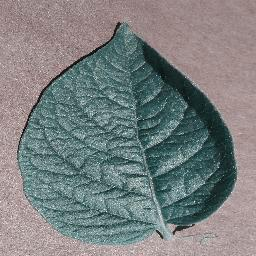
#> input picture Try_images/potato (1).JPG, 256 x 256 px, given in place of the camera
$ python imgProcessing.py
#> lines starting #> are read from the running program, lines starting #| are printed output that depends on the picture
import cv2
import numpy as np
import matplotlib.pyplot as plt

# Open a typical 24 bit color image. For this kind of image there are
# 8 bits (0 to 255) per color channel
cap = cv2.VideoCapture(0)
while cap.isOpened():
    success, image = cap.read()
#> image is the input picture: shape (256, 256, 3); mean B, G, R 127.7, 127.4, 122.2

    s = 128
    image=cv2.cvtColor(image, cv2.COLOR_BGR2RGB)
    img = cv2.resize(image, (s,s), 0, 0, cv2.INTER_AREA)
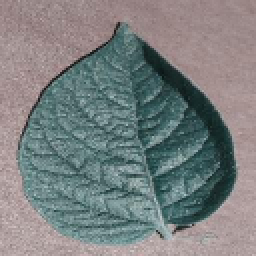
#> img: shape (128, 128, 3) (shown 2 times larger); mean R, G, B 122.3, 127.5, 127.8

    def apply_brightness_contrast(input_img, brightness = 0, contrast = 0):

        if brightness != 0:
            if brightness > 0:
                shadow = brightness
                highlight = 255
            else:
                shadow = 0
                highlight = 255 + brightness
            alpha_b = (highlight - shadow)/255
            gamma_b = shadow

            buf = cv2.addWeighted(input_img, alpha_b, input_img, 0, gamma_b)
        else:
            buf = input_img.copy()

        if contrast != 0:
            f = 131*(contrast + 127)/(127*(131-contrast))
            alpha_c = f
            gamma_c = 127*(1-f)

            buf = cv2.addWeighted(buf, alpha_c, buf, 0, gamma_c)

        return buf


    font = cv2.FONT_HERSHEY_SIMPLEX
    fcolor = (0,0,0)

    blist = [0, -127, 127,   0,  0, 64] # list of brightness values
    clist = [0,    0,   0, -64, 64, 64] # list of contrast values


    out = np.zeros((s*2, s*3, 3), dtype = np.uint8)

    for i, b in enumerate(blist):
        c = clist[i]

        row = s*int(i/3)
        col = s*(i%3)


        out[row:row+s, col:col+s] = apply_brightness_contrast(img, b, c)
        msg = 'b %d' % b
        cv2.putText(out,msg,(col,row+s-22), font, .7, fcolor,1,cv2.LINE_AA)
        msg = 'c %d' % c
        cv2.putText(out,msg,(col,row+s-4), font, .7, fcolor,1,cv2.LINE_AA)

        cv2.putText(out, 'OpenCV',(260,30), font, 1.0, fcolor,2,cv2.LINE_AA)
#> this loop made 6 passes
#> pass 2, in apply_brightness_contrast (call 2), `buf = cv2.addWeighted(input_img, alpha_b, input_img, 0, gamma_b)`:
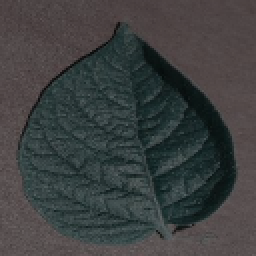
#> buf: shape (128, 128, 3) (shown 2 times larger); mean R, G, B 61.4, 64, 64.1
#> pass 3, in apply_brightness_contrast (call 3), `buf = cv2.addWeighted(input_img, alpha_b, input_img, 0, gamma_b)`:
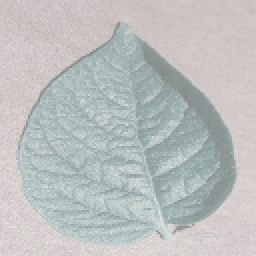
#> buf: shape (128, 128, 3) (shown 2 times larger); mean R, G, B 188.4, 191, 191.1
#> after the loop:
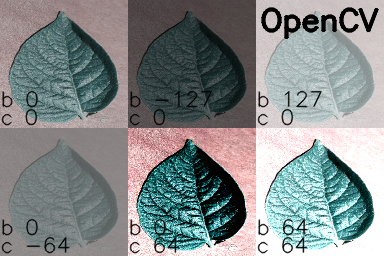
#> out: shape (256, 384, 3); mean R, G, B 131.5, 138.1, 138.4

    plt.imshow(out)
    plt.show()

$ run again, on Try_images/potato.JPG
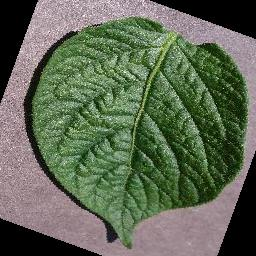
#> input picture Try_images/potato.JPG, 256 x 256 px, given in place of the camera
#> image is the input picture: shape (256, 256, 3); mean B, G, R 84.4, 104.9, 95.1
#> `img = cv2.resize(image, (s,s), 0, 0, cv2.INTER_AREA)`:
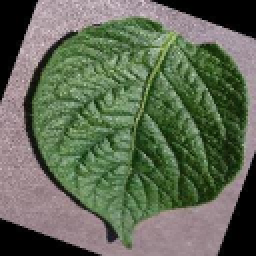
#> img: shape (128, 128, 3) (shown 2 times larger); mean R, G, B 95.3, 105, 84.5
#> after the loop `for i, b in enumerate(blist):`:
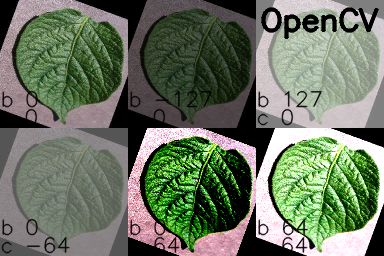
#> out: shape (256, 384, 3); mean R, G, B 107.2, 118, 98
